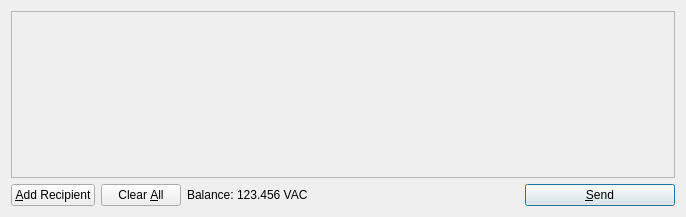
<?xml version="1.0" encoding="UTF-8"?>
<ui version="4.0">
 <class>SendCoinsDialog</class>
 <widget class="QDialog" name="SendCoinsDialog">
  <property name="geometry">
   <rect>
    <x>0</x>
    <y>0</y>
    <width>686</width>
    <height>217</height>
   </rect>
  </property>
  <property name="windowTitle">
   <string>Send Coins</string>
  </property>
  <layout class="QVBoxLayout" name="verticalLayout">
   <item>
    <widget class="QScrollArea" name="scrollArea">
     <property name="widgetResizable">
      <bool>true</bool>
     </property>
     <widget class="QWidget" name="scrollAreaWidgetContents">
      <property name="geometry">
       <rect>
        <x>0</x>
        <y>0</y>
        <width>666</width>
        <height>165</height>
       </rect>
      </property>
      <layout class="QVBoxLayout" name="verticalLayout_2">
       <property name="margin">
        <number>0</number>
       </property>
       <item>
        <layout class="QVBoxLayout" name="entries">
         <property name="spacing">
          <number>6</number>
         </property>
        </layout>
       </item>
       <item>
        <spacer name="verticalSpacer">
         <property name="orientation">
          <enum>Qt::Vertical</enum>
         </property>
         <property name="sizeHint" stdset="0">
          <size>
           <width>20</width>
           <height>40</height>
          </size>
         </property>
        </spacer>
       </item>
      </layout>
     </widget>
    </widget>
   </item>
   <item>
    <layout class="QHBoxLayout" name="horizontalLayout">
     <item>
      <widget class="QPushButton" name="addButton">
       <property name="toolTip">
        <string>Send to multiple recipients at once</string>
       </property>
       <property name="text">
        <string>&amp;Add Recipient</string>
       </property>
       <property name="icon">
        <iconset resource="../bitcoin.qrc">
         <normaloff>:/icons/add</normaloff>:/icons/add</iconset>
       </property>
       <property name="autoDefault">
        <bool>false</bool>
       </property>
      </widget>
     </item>
     <item>
      <widget class="QPushButton" name="clearButton">
       <property name="sizePolicy">
        <sizepolicy hsizetype="Minimum" vsizetype="Fixed">
         <horstretch>0</horstretch>
         <verstretch>0</verstretch>
        </sizepolicy>
       </property>
       <property name="toolTip">
        <string>Remove all transaction fields</string>
       </property>
       <property name="text">
        <string>Clear &amp;All</string>
       </property>
       <property name="icon">
        <iconset resource="../bitcoin.qrc">
         <normaloff>:/icons/remove</normaloff>:/icons/remove</iconset>
       </property>
       <property name="autoRepeatDelay">
        <number>300</number>
       </property>
       <property name="autoDefault">
        <bool>false</bool>
       </property>
      </widget>
     </item>
     <item>
      <layout class="QHBoxLayout" name="horizontalLayout_2">
       <property name="spacing">
        <number>3</number>
       </property>
       <item>
        <widget class="QLabel" name="label">
         <property name="text">
          <string>Balance:</string>
         </property>
        </widget>
       </item>
       <item>
        <widget class="QLabel" name="labelBalance">
         <property name="cursor">
          <cursorShape>IBeamCursor</cursorShape>
         </property>
         <property name="text">
          <string>123.456 VAC</string>
         </property>
         <property name="textInteractionFlags">
          <set>Qt::LinksAccessibleByMouse|Qt::TextSelectableByKeyboard|Qt::TextSelectableByMouse</set>
         </property>
        </widget>
       </item>
      </layout>
     </item>
     <item>
      <spacer name="horizontalSpacer">
       <property name="orientation">
        <enum>Qt::Horizontal</enum>
       </property>
       <property name="sizeHint" stdset="0">
        <size>
         <width>40</width>
         <height>20</height>
        </size>
       </property>
      </spacer>
     </item>
     <item>
      <widget class="QPushButton" name="sendButton">
       <property name="minimumSize">
        <size>
         <width>150</width>
         <height>0</height>
        </size>
       </property>
       <property name="toolTip">
        <string>Confirm the send action</string>
       </property>
       <property name="text">
        <string>&amp;Send</string>
       </property>
       <property name="icon">
        <iconset resource="../bitcoin.qrc">
         <normaloff>:/icons/send</normaloff>:/icons/send</iconset>
       </property>
       <property name="default">
        <bool>true</bool>
       </property>
      </widget>
     </item>
    </layout>
   </item>
  </layout>
 </widget>
 <resources>
  <include location="../bitcoin.qrc"/>
 </resources>
 <connections/>
</ui>
